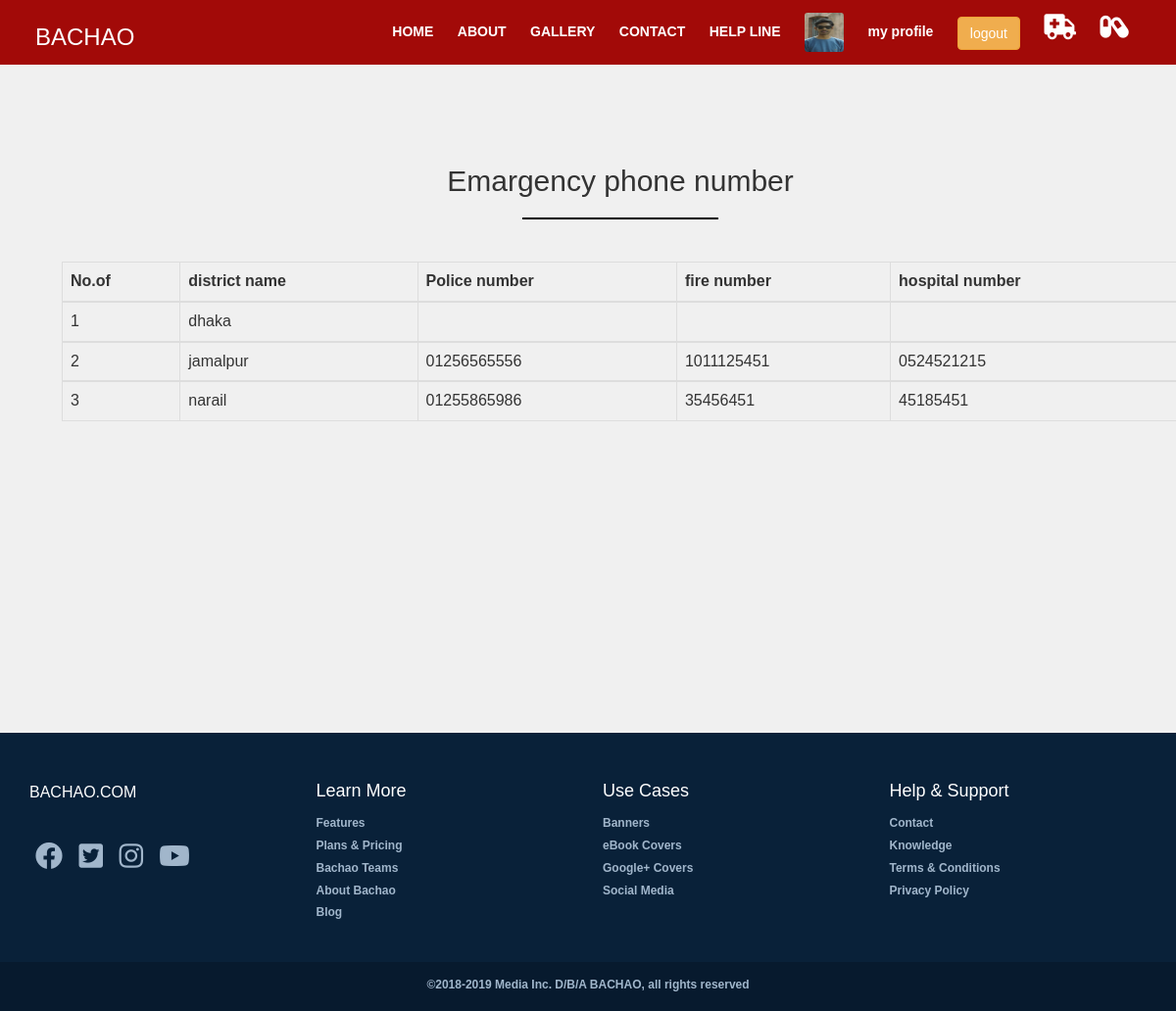
The page /reg_user/help_line.php (signed in) on the database its author committed.
### tables this page shows
CREATE TABLE IF NOT EXISTS `registration` (
`reg_id` int(50) NOT NULL,
  `first_name` varchar(50) NOT NULL,
  `last_name` text NOT NULL,
  `address` varchar(50) NOT NULL,
  `city` varchar(50) NOT NULL,
  `state` varchar(50) NOT NULL,
  `zip` int(50) NOT NULL,
  `nid` varchar(200) NOT NULL,
  `age` int(50) NOT NULL,
  `gender` varchar(50) NOT NULL,
  `date` date NOT NULL,
  `phone` varchar(50) NOT NULL,
  `email` varchar(50) NOT NULL,
  `blood` varchar(50) NOT NULL,
  `photo` varchar(50) NOT NULL,
  `pass` varchar(50) NOT NULL,
  `type` int(50) NOT NULL
);

CREATE TABLE IF NOT EXISTS `add_district` (
`district_id` int(100) NOT NULL,
  `district_name` varchar(100) NOT NULL,
  `police_num` varchar(50) NOT NULL,
  `fire_num` varchar(50) NOT NULL,
  `hospital_num` varchar(50) NOT NULL
);

### reg_user/help_line.php (the view)
<?php
include 'reg_header.php';
include 'reg_menu.php';
?>
<div class="contact msg_area">
    <div class="container">
        <div class="row">
            <center><h2>Emargency phone number</h2></center><hr>
            <div class=" contactar col-md-12">
          <br>
          <table class="table-responsive table-bordered table-hover table" >
            <thead>
              <tr>
                  <th>No.of</th>
                  <th>district name</th>
                <th>Police number</th>
                 <th>fire number</th>
                  <th>hospital number</th>
              </tr>
            </thead>  <?php
    $i=0;
    $selecta=  mysql_query("SELECT * FROM add_district");
    while($fetchmsg = mysql_fetch_array($selecta)){
    $i=$i+1;
                ?>
                <tbody>
                    <tr>
                       <td><?php echo $i;?></td>
                       <td><?php echo $fetchmsg['district_name'];?></td>
                       <td><?php echo $fetchmsg['police_num'];?></td>
                       <td><?php echo $fetchmsg['fire_num'];?></td>
                       <td><?php echo $fetchmsg['hospital_num'];?></td>
                   </tr>
                </tbody> <?php }   ?>
  </table>
            </div>
        </div>
    </div>
</div>
<?php include '../user_footer.php';?>

### reg_user/reg_menu.php (shortened to what this page needs)
<div class="wrapper">
		<header>
			<nav>
			 <?php
    $user_email = $_SESSION['email'];
    $select= mysql_query("SELECT * FROM registration WHERE email='$user_email'");
    $fetch=  mysql_fetch_array($select);
    ?>
				<div class="logo ">
                                    <a href="reg_index.php"><h3 style="color: #fff;">BACHAO</h3></a>
				</div>
				<div class="menu black">
					<ul>
						<li><a href="reg_index.php">HOME</a></li>
						<li><a href="reg_about.php">ABOUT</a></li>
						<li><a href="reg_gallery.php">GALLERY </a></li>
						<li><a href="reg_contact.php">CONTACT</a></li>
                                                <li><a href="help_line.php">HELP LINE</a></li>
                                                <li class="re_img_li"><img class="re_img"  src="../<?php echo $fetch['photo'];?>"></li>
                                                <li><a href="reg_user_profile.php">my profile</a></li>
                                                <li><a href="../logout.php"><button type="button" class="bt btn btn-warning">logout</button></a></li>
                                                <li><a href="view_user_msg.php"><i style="font-size:26px;" class="fa fa-ambulance"></i></a></li>
                                                <li><a href="view_medi_msg.php"><i style="font-size:26px;" class="fas fa-capsules"></i></a></li>
                                        </ul>
				</div>
			</nav>
		</header>
	</div>

### style.css (style rules this page uses)
html,body { margin:0; padding: 0; width: 100%; }
body { height: 100vh; background: #f0f0f0; font-size: 16PX; font-family:proxima-nova,sans-serif; display: table; }
.msg_area { margin-bottom: 250px; }
.contact { margin-top: 100px; padding: 4%; }
.contact hr { height: 2px; color: #000; background-color: #000; width: 200px; }
header { width:100%; height:10vh; background-size:cover; }
.wrapper { width:100%; height:0vh; background: url() no-repeat 50% 10%; background-size:cover; }
.logo { position: fixed; float: left; margin: -20px 36px; color: #f6f7fb; font-weight: bold; font-size: 24px; padding: 25px 0px; }
nav { position:fixed; width:100%; z-index: 20; }
nav ul { list-style:none; background:#A20A08; overflow:hidden; color:#fff; padding:8px; text-align:center; padding-left: 30%; transition:0.3s; }
nav ul li { display:inline-block; right: 0; padding: 5px 10px; }
nav ul li a { text-decoration:none; color:#fff; font-size:14px; font-weight: bold; }

### reg_user/reg_menu.php (style rules this page uses)
.re_img { height: 40px; width: 40px; border-radius: 3px; }

### rows shown on the page
registration: photo (picture)
add_district: district_name "dhaka"
add_district: district_name "jamalpur", police_num "01256565556", fire_num "1011125451", hospital_num "0524521215"
add_district: district_name "narail", police_num "01255865986", fire_num "35456451", hospital_num "45185451"
